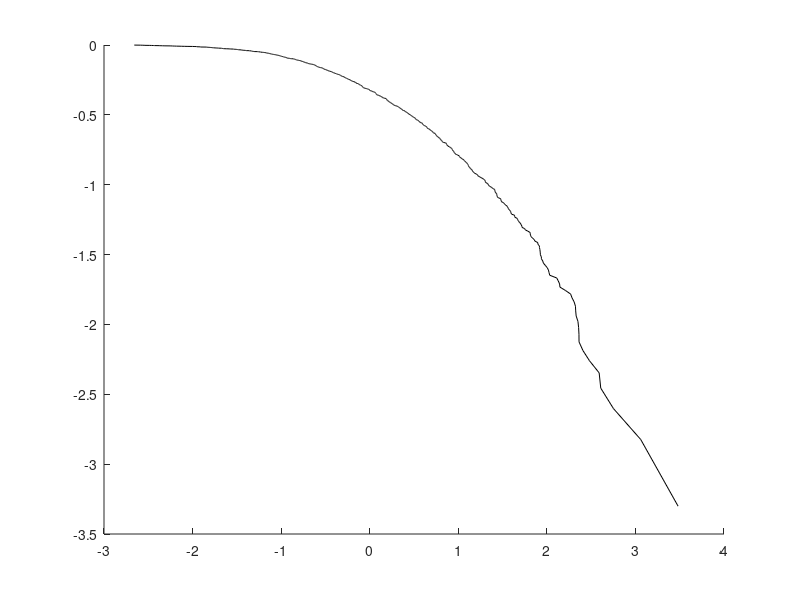

This figure's MATLAB source:
function pTal(X,Clr);

if nargin==0;
  fprintf(1,'Test case\n');
  X=randn(1000,1);
  Clr='k';
elseif nargin==1;
  Clr='k';
end;

if isempty(X)==0;
    
    n=numel(X);

    t=isnan(X);
    if sum(t)>0;
        fprintf(1,'pltCdf found %g NaN, and is ommitting.\n',sum(t));
    end;
    
    tX=[NaN(sum(t==1),1);sort(X(t==0))];
    tY=((1:n)'-0.5)/n;
    
    %plot
    hold on; plot(tX,log10(1-tY),'Color',Clr);
end;

return